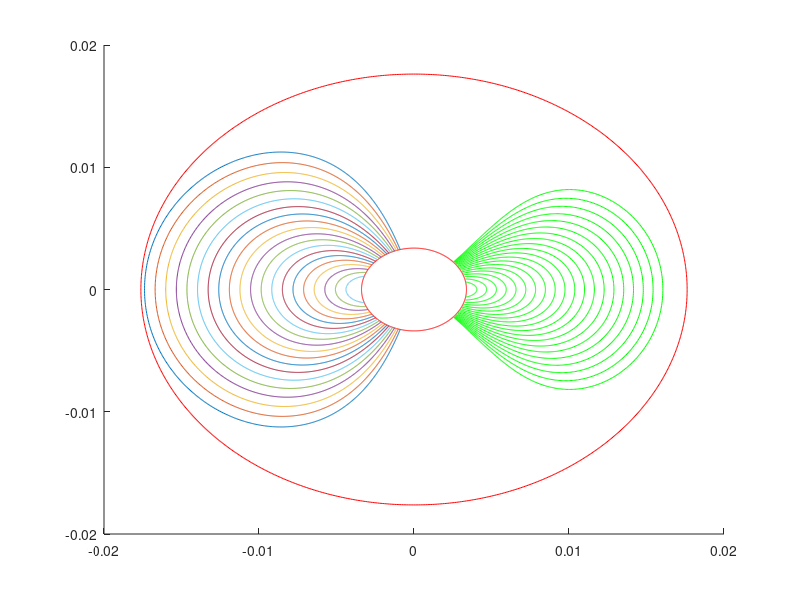

MATLAB code to generate this figure:
D=3.718; %Distance Axicon-DS Gold Mirror
alpha=0.006021;%Laser angle of convergence (theoretical)

figure(1)
clf();
hold on;

rds_max=D*alpha-0.004765;
x_max=rds_max*cos(linspace(0,2*pi,1000));
y_max=rds_max*sin(linspace(0,2*pi,1000));
plot(x_max,y_max,'r');

rds_min=D*alpha-0.019;
x_min=rds_min*cos(linspace(0,2*pi,1000));
y_min=rds_min*sin(linspace(0,2*pi,1000));
plot(x_min,y_min,'r');

%Cutting from P1
for a=linspace(0.005,0.018,20)
x=ones(1,1000)*a;
ymax=sqrt(0.019^2-a^2);
y=linspace(-ymax,ymax,1000);
r_cut=x+i*y;
transfo_cut=r_cut.*(1-D*alpha./(abs(r_cut)));
plot(transfo_cut);
end

%Cutting from P3

D_P3=3.690; %Distance P3-DS Gold Mirror
R_P3=0.0125; %Rayon de P3
%Distance P3-Laser
%delta_x=-0.013;
delta_y=0;

for delta_x=linspace(-0.027,-0.015,20)
t=linspace(-pi,pi,1000);
P3_cut=delta_x+i*delta_y + R_P3*(1/sqrt(2)*cos(t)+i*sin(t));
P3_cut_f=P3_cut(abs(P3_cut)<=0.0188);
%plot(P3_cut_f,'m');
transfo_P3cut=P3_cut_f.*(1-D_P3*alpha./(abs(P3_cut_f)));
plot(transfo_P3cut,'g');
end